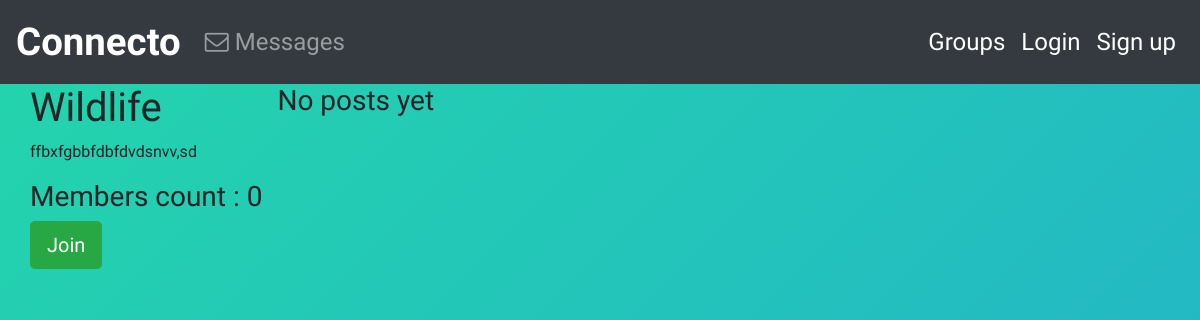
Before: /group/posts/in/wildlife/ with the older database file.
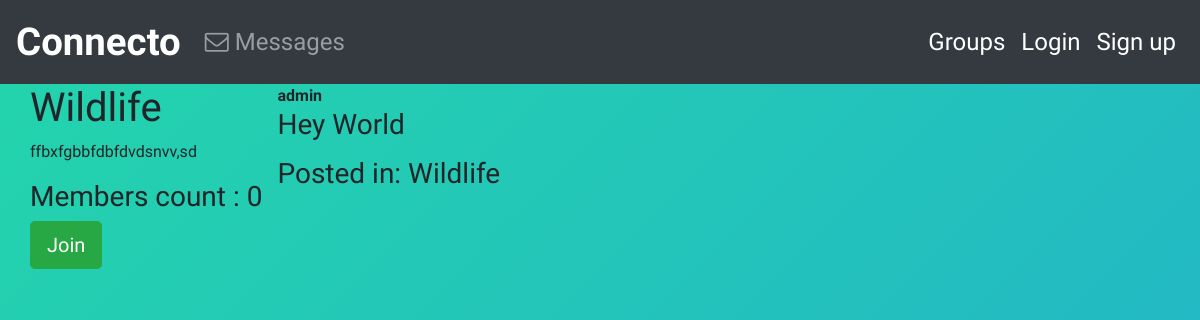
After: the same page with the newer database file.
### posts/models.py (models this page shows, shortened)
class Post(models.Model):
    user=models.ForeignKey(User,related_name='posts',on_delete=models.CASCADE)
    message=models.TextField()
    message_html=models.TextField(editable=False)
    created_at=models.DateTimeField(auto_now=True)
    group=models.ForeignKey(Group,related_name='posts',null=True,blank=True,on_delete=models.CASCADE)
    class Meta:
        ordering =['-created_at']
        unique_together=['user','message']

### groups/models.py (models this page shows, shortened)
class Group(models.Model):
    name=models.CharField(max_length=250,unique=True)
    slug=models.SlugField(allow_unicode=True,unique=True)
    description=models.TextField(blank=True,default='')
    description_html=models.TextField(editable=False,default='',blank=True)
    members=models.ManyToManyField(User,related_name="Memberships")
    class Meta:
        ordering =['name']

### groups/views.py (the view)
# urls.py: re_path('posts/in/(?P<slug>[-\w]+)/',Singlegroup.as_view(),name="single"),
class Singlegroup(DetailView):
    model=Group

### groups/templates/groups/group_detail.html (shortened to what this page needs)
{% extends "groups/group_base.html"%}
{% block pregroup %}
    <div class="content">
    <h1> {{group.name}}</h1>
    <p> {{group.description|safe}} </p>
    <h3> Members count : {{group.members.count}}</h3>
    {% if user in group.members.all %}
        <a href="{% url "groups:leave" slug=group.slug %}" class="btn btn-lg btn-danger"><span class="fas fa-sign-out-alt"></span>Leave</a>
    {% else %}
         <a href="{% url "groups:join" slug=group.slug %}" class="btn btn-lg btn-success">Join</a>
    {% endif %}
    </div>
{% endblock %}
{% block group_content%}
    <div class="col-md-8">
        {% if not group.posts.count %}
            <h3> No posts yet</h3>
        {% else %}
            {% for post in group.posts.all%}
                {% include "posts/_post.html"%}
            {% endfor %}
        {% endif %}
    </div>
{% endblock%}

### posts/templates/posts/_post.html (shortened to what this page needs)
<div class="post-media">
    <strong>{{post.user.username}}</strong>
        <div class="media-body">
            <h3> {{post.message_html|safe}}</h3>
                {% if post.group %}
                    <h3>  Posted in: {{post.group.name}}</h3>
                {% endif %}
        </div>
    </div>

Changed rows visible on the page:
added Post: user.username "admin", message_html "Hey World", group.name "Wildlife"
Other visible differences:
text no longer shown: "No posts yet"
